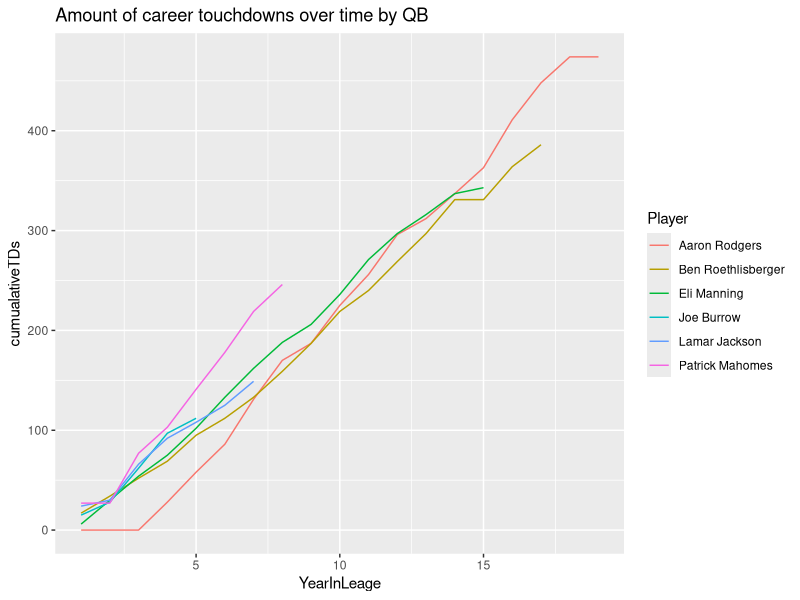

The R script that drew this image:
## ---- chunk 1
#| warning: FALSE

# Load the purr package along with other tidyverse packages
if(!require("tidyverse")) {install.packages("tidyverse"); library("tidyverse")}


## ---- chunk 2

# Lets import the passing_cleaned csv
passing_stats <- read.csv("passing_cleaned.csv")
passing_stats <- as_tibble(passing_stats)

# Lets extract the variables Age, G, Yds, TD, Cmp, Int, Rate
passing_stats <- passing_stats |> 
  select(Age, G, Yds, TD, Cmp, Int, Rate) |> 
  arrange(desc(Yds))

passing_stats

## ---- chunk 3

# Compute mean for every column
passing_stats_mean <- passing_stats |> 
  map_dbl(mean, na.rm = TRUE)

# Compute median for every column
passing_stats_median <- passing_stats |> 
  map_dbl(median, na.rm = TRUE)

# Compute sd for every column
passing_stats_sd <- passing_stats |>
  map_dbl(sd, na.rm = TRUE)

passing_stats_mean
passing_stats_median
passing_stats_sd

## ---- chunk 4
statsWithNames <- read.csv("passing_cleaned.csv")

qbsOfInterest <- c('Eli Manning', 'Ben Roethlisberger', 'Aaron Rodgers', 'Joe Burrow', 'Lamar Jackson', 'Patrick Mahomes')

statsFiltered <- subset(statsWithNames, Player %in% qbsOfInterest)

head(statsFiltered, n=10)
## ---- chunk 5

cumulativeTDs <- statsFiltered |> select(Player, TD, Year) |> group_by(Player) |>
  mutate(cumualativeTDs = cumsum(TD))

cumulativeTDs <- cumulativeTDs |> arrange(Player, Year) |>
  group_by(Player) |> mutate(YearInLeage = row_number())


head(cumulativeTDs, n = 10)
## ---- chunk 6
cumulativeTDs |> ggplot(aes(x = YearInLeage, y = cumualativeTDs, color = Player)) + geom_line() + ggtitle('Amount of career touchdowns over time by QB')
